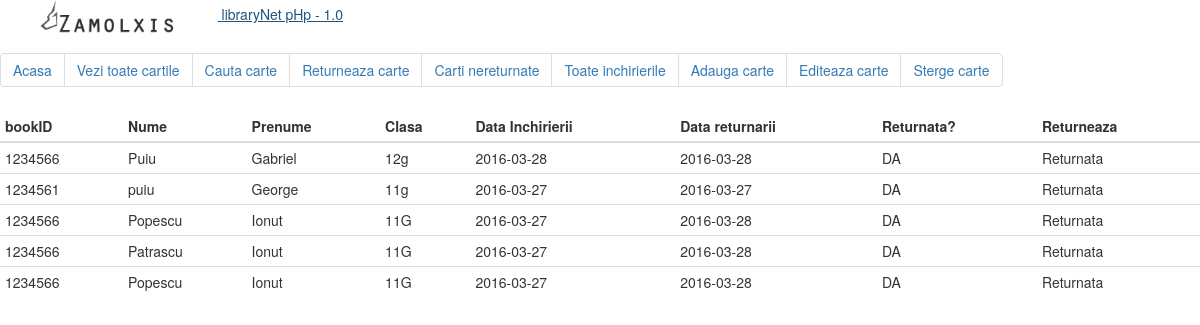
Screenshot of /ShowAllRents.php with the database file from the repository.
### tables this page shows
CREATE TABLE `rents` (
  `bookID` int(8) NOT NULL,
  `nume` varchar(52) NOT NULL,
  `prenume` varchar(52) NOT NULL,
  `clasa` varchar(99) NOT NULL,
  `rentDate` varchar(18) NOT NULL,
  `backDate` varchar(18) DEFAULT NULL,
  `returned` tinyint(1) NOT NULL DEFAULT '0'
);

### ShowAllRents.php (the view, shortened to what this page needs)
<?php include 'header.php'; ?>
<?php
if ($conn->connect_error)
{
	echo 'Eroare in conectarea la baza de date';
} else {
			$sql = "SELECT * FROM rents ORDER BY rentDate DESC";
			$result = $conn->query($sql);
			if ($result->num_rows > 0)
			{
			echo '
	<table class="table table-condensed">
    <thead>
      <tr>
        <th>bookID</th>
        <th>Nume</th>
        <th>Prenume</th>
		<th>Clasa</th>
		<th>Data Inchirierii</th>
		<th>Data returnarii</th>
		<th>Returnata?</th>
		<th>Returneaza</th>
      </tr>
    </thead>
    <tbody>';
				while($row = $result->fetch_assoc()) {
					$returnedVal = $row["returned"];
					$returnText = "NEDEFINITA";
					if($returnedVal != "1")
					{
						$returnText = "NU";
						$returnedVal='<a href="returneazafinal.php?bookid='.$row[bookID].'&nume='.$row[nume].'&clasa='.$row[clasa].'">Returneaza</a> ';
					}
					else{
						$returnText = "DA";
						$returnedVal = 'Returnata';
					}
					echo '<tr><td>'.$row["bookID"].'</td><td>'.$row["nume"].'</td><td>'.$row["prenume"].'</td><td>'.$row["clasa"].'</td><td>'.$row["rentDate"].'</td><td>'.$row["backDate"].'</td><td>'.$returnText.'</td><td>'.$returnedVal.'</td></tr>';
				}
			echo ' </tbody>
  </table>';
			}
			else {
				echo "<h2>Fara rezultate</h2>";
			}
		}
?>

### rows the page displays
rents: bookID "1234566", nume "Puiu", prenume "Gabriel", clasa "12g", rentDate "2016-03-28", backDate "2016-03-28", returned "DA", returned "Returnata"
rents: bookID "1234561", nume "puiu", prenume "George", clasa "11g", rentDate "2016-03-27", backDate "2016-03-27", returned "DA", returned "Returnata"
rents: bookID "1234566", nume "Popescu", prenume "Ionut", clasa "11G", rentDate "2016-03-27", backDate "2016-03-28", returned "DA", returned "Returnata"
rents: bookID "1234566", nume "Patrascu", prenume "Ionut", clasa "11G", rentDate "2016-03-27", backDate "2016-03-28", returned "DA", returned "Returnata"
rents: bookID "1234566", nume "Popescu", prenume "Ionut", clasa "11G", rentDate "2016-03-27", backDate "2016-03-28", returned "DA", returned "Returnata"
